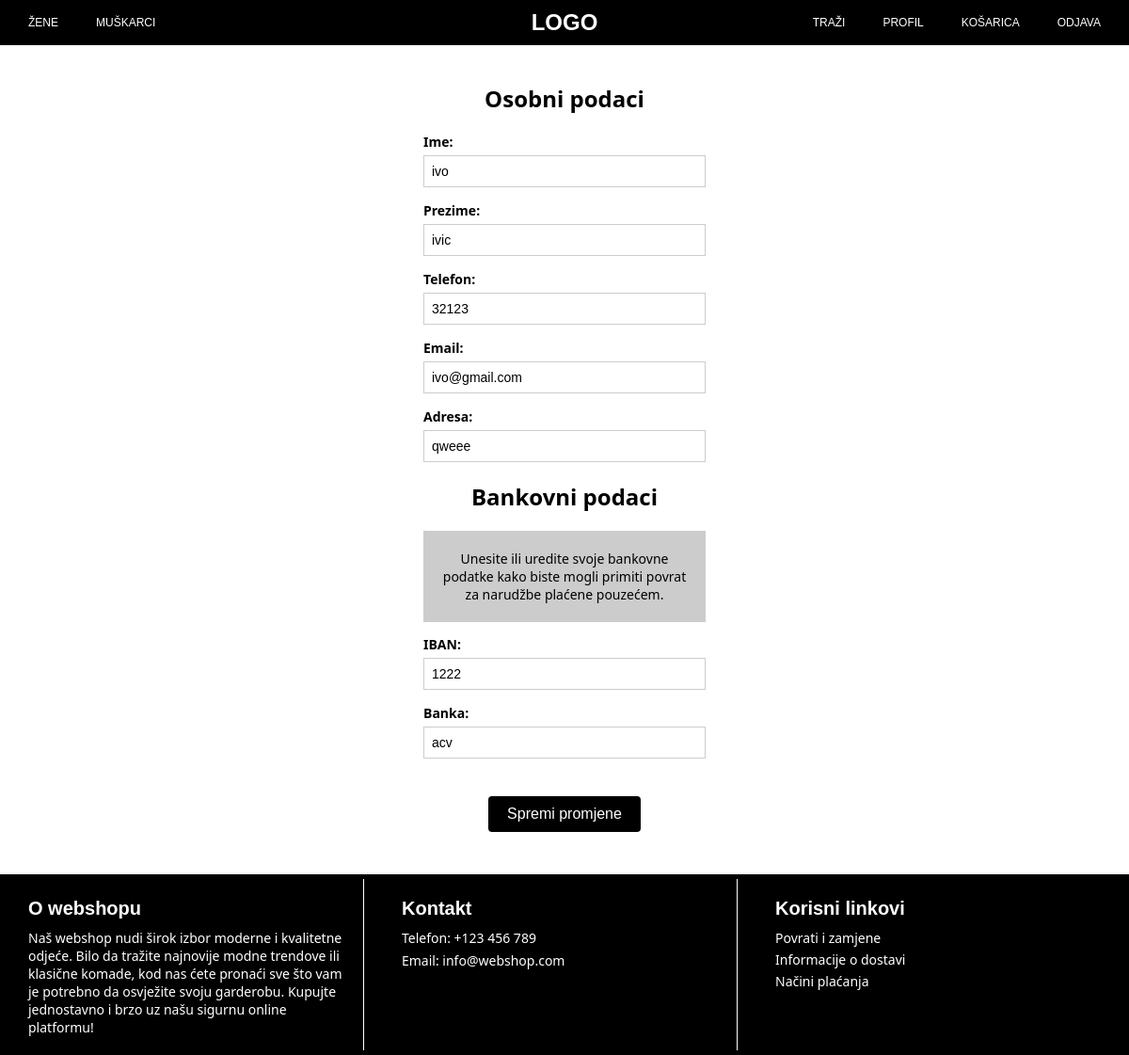
The page /webshop/personal_data/ (signed in) on the database its author committed.
### webshop/models.py (models this page shows, shortened)
class Account(models.Model):
    user = models.OneToOneField(User, on_delete=models.CASCADE)
    name = models.CharField(max_length=255)
    surname = models.CharField(max_length=255)
    email = models.EmailField(unique=True)
    home_address = models.CharField(max_length=255)
    phone = models.CharField(max_length=20)
    iban = models.CharField(max_length=34, blank=True, null=True)
    bank = models.CharField(max_length=255, blank=True, null=True)

### webshop/views.py (the view, shortened to what this page needs)
# urls.py: path('personal_data/', views.personal_data_view, name='personal_data'),
def personal_data_view(request):
    user_account = Account.objects.get(user=request.user)
    return render(request, 'webshop/personal_data.html', {'user_account': user_account})

### webshop/authentication.py (called while the page is built)
    def get_user(self, user_id):
        try:
            return User.objects.get(pk=user_id)
        except ObjectDoesNotExist:
            return None

### webshop/templates/webshop/personal_data.html (shortened to what this page needs)
{% extends 'webshop/base.html' %}
{% load static %}
{% block extra_css %}
<link rel="stylesheet" href="{% static 'webshop/css/personal_data.css' %}">
{% endblock %}
{% block content %}
<div class="personal-data-container">
    <h2>Osobni podaci</h2>
    <form action="" method="POST">
        <div class="form-group">
            <label for="name">Ime:</label>
            <input type="text" id="name" name="name" value="{{ user_account.name }}">
        </div>
        <div class="form-group">
            <label for="surname">Prezime:</label>
            <input type="text" id="surname" name="surname" value="{{ user_account.surname }}">
        </div>
        <div class="form-group">
            <label for="phone">Telefon:</label>
            <input type="text" id="phone" name="phone" value="{{ user_account.phone }}">
        </div>
        <div class="form-group">
            <label for="email">Email:</label>
            <input type="email" id="email" name="email" value="{{ user_account.email }}">
        </div>
        <div class="form-group">
            <label for="home_address">Adresa:</label>
            <input type="text" id="home_address" name="home_address" value="{{ user_account.home_address }}">
        </div>
</div>
<div class = "bank-details-container">
    <h2>Bankovni podaci</h2>
    <div class="info-container">
        <p>
            Unesite ili uredite svoje bankovne podatke kako biste mogli primiti povrat za narudžbe plaćene pouzećem.
        </p>
    </div>
    <form action="" method="POST">
        <div class="form-group">
            <label for="iban">IBAN:</label>
            <input type="text" id="iban" name="iban" value="{{ user_account.iban }}">
        </div>
        <div class="form-group">
            <label for="bank">Banka:</label>
            <input type="text" id="bank" name="bank" value="{{ user_account.bank }}">
        </div>
        <div class="button-container">
            <button type="submit">Spremi promjene</button>
        </div>
    </form>
</div>
{% endblock %}

### webshop/static/webshop/css/base.css (style rules this page uses)
body { font-family: Arial, sans-serif; margin: 0; padding: 0; height: 100%; background-color: white; display: flex; flex-direction: column; min-height: 100vh; }

### webshop/static/webshop/css/personal_data.css (style rules this page uses)
.personal-data-container { width: 25%; margin: 40px auto 10px; font-family: system-ui, -apple-system, BlinkMacSystemFont, 'Segoe UI', Roboto, Oxygen, Ubuntu, Cantarell, 'Open Sans', 'Helvetica Neue', sans-serif; }
.personal-data-container h2 { font-size: 24px; margin-bottom: 20px; text-align: center; }
.form-group { margin-bottom: 15px; }
.form-group label { display: block; font-weight: bold; font-size: 14px; font-family: system-ui, -apple-system, BlinkMacSystemFont, 'Segoe UI', Roboto, Oxygen, Ubuntu, Cantarell, 'Open Sans', 'Helvetica Neue', sans-serif; margin-bottom: 5px; }
.form-group input { width: 100%; padding: 8px; border: 1px solid #ccc; font-size: 14px; box-sizing: border-box; }
.bank-details-container { width: 25%; margin: 0 auto; font-family: system-ui, -apple-system, BlinkMacSystemFont, 'Segoe UI', Roboto, Oxygen, Ubuntu, Cantarell, 'Open Sans', 'Helvetica Neue', sans-serif; }
.bank-details-container h2 { font-size: 24px; text-align: center; }
.info-container p { font-size: 14px; background-color: #ccc; text-align: center; padding: 20px; }
.button-container { display: flex; justify-content: center; padding: 25px; margin-bottom: 20px; }
button[type="submit"] { background-color: black; color: white; padding: 10px 20px; border: none; border-radius: 4px; cursor: pointer; font-size: 16px; }

### rows shown on the page
Account: name "ivo", surname "ivic", phone "32123", email "ivo@gmail.com", home_address "qweee", iban "1222", bank "acv"
